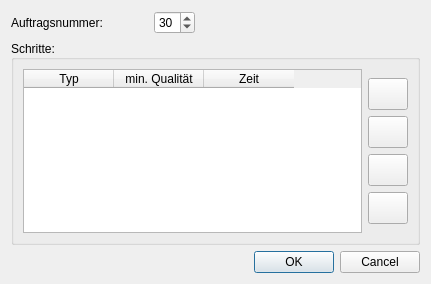
<?xml version="1.0" encoding="UTF-8"?>
<ui version="4.0">
 <class>TaskDialog</class>
 <widget class="QDialog" name="TaskDialog">
  <property name="geometry">
   <rect>
    <x>0</x>
    <y>0</y>
    <width>431</width>
    <height>284</height>
   </rect>
  </property>
  <property name="windowTitle">
   <string>Auftrag festlegen</string>
  </property>
  <property name="windowIcon">
   <iconset resource="ressources.qrc">
    <normaloff>:/icons/nxt.png</normaloff>:/icons/nxt.png</iconset>
  </property>
  <layout class="QVBoxLayout" name="verticalLayout">
   <item>
    <layout class="QHBoxLayout" name="horizontalLayout">
     <item>
      <widget class="QLabel" name="label">
       <property name="text">
        <string>Auftragsnummer:</string>
       </property>
      </widget>
     </item>
     <item>
      <spacer name="horizontalSpacer_2">
       <property name="orientation">
        <enum>Qt::Horizontal</enum>
       </property>
       <property name="sizeHint" stdset="0">
        <size>
         <width>40</width>
         <height>20</height>
        </size>
       </property>
      </spacer>
     </item>
     <item>
      <widget class="QSpinBox" name="taskNum">
       <property name="minimum">
        <number>1</number>
       </property>
       <property name="value">
        <number>30</number>
       </property>
      </widget>
     </item>
     <item>
      <spacer name="horizontalSpacer_6">
       <property name="orientation">
        <enum>Qt::Horizontal</enum>
       </property>
       <property name="sizeHint" stdset="0">
        <size>
         <width>40</width>
         <height>20</height>
        </size>
       </property>
      </spacer>
     </item>
     <item>
      <spacer name="horizontalSpacer_5">
       <property name="orientation">
        <enum>Qt::Horizontal</enum>
       </property>
       <property name="sizeHint" stdset="0">
        <size>
         <width>40</width>
         <height>20</height>
        </size>
       </property>
      </spacer>
     </item>
     <item>
      <spacer name="horizontalSpacer_4">
       <property name="orientation">
        <enum>Qt::Horizontal</enum>
       </property>
       <property name="sizeHint" stdset="0">
        <size>
         <width>40</width>
         <height>20</height>
        </size>
       </property>
      </spacer>
     </item>
     <item>
      <spacer name="horizontalSpacer_3">
       <property name="orientation">
        <enum>Qt::Horizontal</enum>
       </property>
       <property name="sizeHint" stdset="0">
        <size>
         <width>40</width>
         <height>20</height>
        </size>
       </property>
      </spacer>
     </item>
     <item>
      <spacer name="horizontalSpacer">
       <property name="orientation">
        <enum>Qt::Horizontal</enum>
       </property>
       <property name="sizeHint" stdset="0">
        <size>
         <width>40</width>
         <height>20</height>
        </size>
       </property>
      </spacer>
     </item>
    </layout>
   </item>
   <item>
    <widget class="QGroupBox" name="taskStepGroupBox">
     <property name="title">
      <string>Schritte:</string>
     </property>
     <property name="alignment">
      <set>Qt::AlignLeading|Qt::AlignLeft|Qt::AlignVCenter</set>
     </property>
     <layout class="QHBoxLayout" name="horizontalLayout_2">
      <item>
       <widget class="TaskDialogTableWidget" name="taskTable">
        <attribute name="horizontalHeaderDefaultSectionSize">
         <number>90</number>
        </attribute>
        <attribute name="horizontalHeaderMinimumSectionSize">
         <number>60</number>
        </attribute>
        <column>
         <property name="text">
          <string>Typ</string>
         </property>
        </column>
        <column>
         <property name="text">
          <string>min. Qualität</string>
         </property>
        </column>
        <column>
         <property name="text">
          <string>Zeit</string>
         </property>
        </column>
       </widget>
      </item>
      <item>
       <layout class="QVBoxLayout" name="verticalLayout_3">
        <item>
         <spacer name="verticalSpacer_2">
          <property name="orientation">
           <enum>Qt::Vertical</enum>
          </property>
          <property name="sizeHint" stdset="0">
           <size>
            <width>20</width>
            <height>40</height>
           </size>
          </property>
         </spacer>
        </item>
        <item>
         <widget class="QPushButton" name="stepUpButton">
          <property name="minimumSize">
           <size>
            <width>32</width>
            <height>32</height>
           </size>
          </property>
          <property name="baseSize">
           <size>
            <width>40</width>
            <height>40</height>
           </size>
          </property>
          <property name="text">
           <string/>
          </property>
          <property name="icon">
           <iconset resource="ressources.qrc">
            <normaloff>:/icons/go-up.svg</normaloff>:/icons/go-up.svg</iconset>
          </property>
         </widget>
        </item>
        <item>
         <widget class="QPushButton" name="stepAddButton">
          <property name="minimumSize">
           <size>
            <width>32</width>
            <height>32</height>
           </size>
          </property>
          <property name="text">
           <string/>
          </property>
          <property name="icon">
           <iconset resource="ressources.qrc">
            <normaloff>:/icons/list-add.svg</normaloff>:/icons/list-add.svg</iconset>
          </property>
         </widget>
        </item>
        <item>
         <widget class="QPushButton" name="stepDeleteButton">
          <property name="minimumSize">
           <size>
            <width>32</width>
            <height>32</height>
           </size>
          </property>
          <property name="text">
           <string/>
          </property>
          <property name="icon">
           <iconset resource="ressources.qrc">
            <normaloff>:/icons/list-remove.svg</normaloff>:/icons/list-remove.svg</iconset>
          </property>
         </widget>
        </item>
        <item>
         <widget class="QPushButton" name="stepDownButton">
          <property name="minimumSize">
           <size>
            <width>32</width>
            <height>32</height>
           </size>
          </property>
          <property name="text">
           <string/>
          </property>
          <property name="icon">
           <iconset resource="ressources.qrc">
            <normaloff>:/icons/go-down.svg</normaloff>:/icons/go-down.svg</iconset>
          </property>
         </widget>
        </item>
        <item>
         <spacer name="verticalSpacer_3">
          <property name="orientation">
           <enum>Qt::Vertical</enum>
          </property>
          <property name="sizeHint" stdset="0">
           <size>
            <width>20</width>
            <height>40</height>
           </size>
          </property>
         </spacer>
        </item>
       </layout>
      </item>
     </layout>
    </widget>
   </item>
   <item>
    <widget class="QDialogButtonBox" name="buttonBox">
     <property name="orientation">
      <enum>Qt::Horizontal</enum>
     </property>
     <property name="standardButtons">
      <set>QDialogButtonBox::Cancel|QDialogButtonBox::Ok</set>
     </property>
    </widget>
   </item>
  </layout>
 </widget>
 <customwidgets>
  <customwidget>
   <class>TaskDialogTableWidget</class>
   <extends>QTableWidget</extends>
   <header>taskdialogtablewidget.h</header>
  </customwidget>
 </customwidgets>
 <resources>
  <include location="ressources.qrc"/>
 </resources>
 <connections>
  <connection>
   <sender>buttonBox</sender>
   <signal>accepted()</signal>
   <receiver>TaskDialog</receiver>
   <slot>accept()</slot>
   <hints>
    <hint type="sourcelabel">
     <x>252</x>
     <y>250</y>
    </hint>
    <hint type="destinationlabel">
     <x>157</x>
     <y>274</y>
    </hint>
   </hints>
  </connection>
  <connection>
   <sender>buttonBox</sender>
   <signal>rejected()</signal>
   <receiver>TaskDialog</receiver>
   <slot>reject()</slot>
   <hints>
    <hint type="sourcelabel">
     <x>320</x>
     <y>250</y>
    </hint>
    <hint type="destinationlabel">
     <x>286</x>
     <y>274</y>
    </hint>
   </hints>
  </connection>
  <connection>
   <sender>stepUpButton</sender>
   <signal>clicked()</signal>
   <receiver>taskTable</receiver>
   <slot>moveCurrentRowUp()</slot>
   <hints>
    <hint type="sourcelabel">
     <x>350</x>
     <y>88</y>
    </hint>
    <hint type="destinationlabel">
     <x>251</x>
     <y>107</y>
    </hint>
   </hints>
  </connection>
  <connection>
   <sender>stepAddButton</sender>
   <signal>clicked()</signal>
   <receiver>taskTable</receiver>
   <slot>addRow()</slot>
   <hints>
    <hint type="sourcelabel">
     <x>355</x>
     <y>121</y>
    </hint>
    <hint type="destinationlabel">
     <x>282</x>
     <y>139</y>
    </hint>
   </hints>
  </connection>
  <connection>
   <sender>stepDeleteButton</sender>
   <signal>clicked()</signal>
   <receiver>taskTable</receiver>
   <slot>removeRow()</slot>
   <hints>
    <hint type="sourcelabel">
     <x>352</x>
     <y>162</y>
    </hint>
    <hint type="destinationlabel">
     <x>279</x>
     <y>160</y>
    </hint>
   </hints>
  </connection>
  <connection>
   <sender>stepDownButton</sender>
   <signal>clicked()</signal>
   <receiver>taskTable</receiver>
   <slot>moveCurrentRowDown()</slot>
   <hints>
    <hint type="sourcelabel">
     <x>350</x>
     <y>201</y>
    </hint>
    <hint type="destinationlabel">
     <x>298</x>
     <y>186</y>
    </hint>
   </hints>
  </connection>
 </connections>
</ui>
